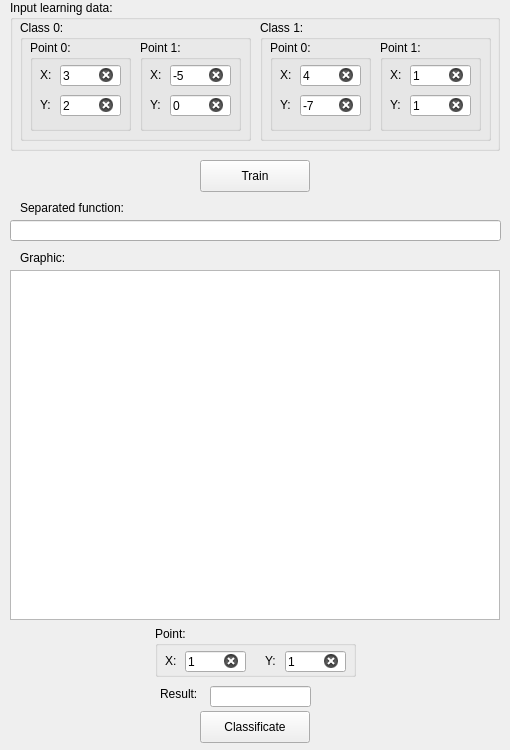
<?xml version="1.0" encoding="UTF-8"?>
<ui version="4.0">
 <class>form_potential</class>
 <widget class="QWidget" name="form_potential">
  <property name="geometry">
   <rect>
    <x>0</x>
    <y>0</y>
    <width>510</width>
    <height>750</height>
   </rect>
  </property>
  <property name="minimumSize">
   <size>
    <width>510</width>
    <height>750</height>
   </size>
  </property>
  <property name="maximumSize">
   <size>
    <width>510</width>
    <height>750</height>
   </size>
  </property>
  <property name="windowTitle">
   <string>Potential method</string>
  </property>
  <property name="inputMethodHints">
   <set>Qt::ImhNone</set>
  </property>
  <widget class="QPushButton" name="pb_train">
   <property name="geometry">
    <rect>
     <x>200</x>
     <y>160</y>
     <width>110</width>
     <height>32</height>
    </rect>
   </property>
   <property name="text">
    <string>Train</string>
   </property>
  </widget>
  <widget class="QGroupBox" name="gb_input_learning_data">
   <property name="geometry">
    <rect>
     <x>10</x>
     <y>0</y>
     <width>490</width>
     <height>151</height>
    </rect>
   </property>
   <property name="title">
    <string>Input learning data:</string>
   </property>
   <widget class="QGroupBox" name="gb_class_0">
    <property name="geometry">
     <rect>
      <x>10</x>
      <y>20</y>
      <width>231</width>
      <height>121</height>
     </rect>
    </property>
    <property name="title">
     <string>Class 0:</string>
    </property>
    <widget class="QGroupBox" name="gb_class_0_point_0">
     <property name="geometry">
      <rect>
       <x>10</x>
       <y>20</y>
       <width>101</width>
       <height>91</height>
      </rect>
     </property>
     <property name="title">
      <string>Point 0:</string>
     </property>
     <widget class="QLineEdit" name="le_class_0_point_0_y">
      <property name="geometry">
       <rect>
        <x>30</x>
        <y>55</y>
        <width>61</width>
        <height>21</height>
       </rect>
      </property>
      <property name="text">
       <string>2</string>
      </property>
      <property name="readOnly">
       <bool>false</bool>
      </property>
      <property name="placeholderText">
       <string>2</string>
      </property>
      <property name="clearButtonEnabled">
       <bool>true</bool>
      </property>
     </widget>
     <widget class="QLineEdit" name="le_class_0_point_0_x">
      <property name="geometry">
       <rect>
        <x>30</x>
        <y>25</y>
        <width>61</width>
        <height>21</height>
       </rect>
      </property>
      <property name="inputMethodHints">
       <set>Qt::ImhNone</set>
      </property>
      <property name="text">
       <string>3</string>
      </property>
      <property name="readOnly">
       <bool>false</bool>
      </property>
      <property name="placeholderText">
       <string>3</string>
      </property>
      <property name="clearButtonEnabled">
       <bool>true</bool>
      </property>
     </widget>
     <widget class="QLabel" name="lb_class_0_point_0_x">
      <property name="geometry">
       <rect>
        <x>10</x>
        <y>27</y>
        <width>16</width>
        <height>16</height>
       </rect>
      </property>
      <property name="text">
       <string>X:</string>
      </property>
     </widget>
     <widget class="QLabel" name="lb_class_0_point_0_y">
      <property name="geometry">
       <rect>
        <x>10</x>
        <y>57</y>
        <width>16</width>
        <height>16</height>
       </rect>
      </property>
      <property name="text">
       <string>Y:</string>
      </property>
     </widget>
    </widget>
    <widget class="QGroupBox" name="gb_class_0_point_1">
     <property name="geometry">
      <rect>
       <x>120</x>
       <y>20</y>
       <width>101</width>
       <height>91</height>
      </rect>
     </property>
     <property name="title">
      <string>Point 1:</string>
     </property>
     <widget class="QLineEdit" name="le_class_0_point_1_y">
      <property name="geometry">
       <rect>
        <x>30</x>
        <y>55</y>
        <width>61</width>
        <height>21</height>
       </rect>
      </property>
      <property name="text">
       <string>0</string>
      </property>
      <property name="readOnly">
       <bool>false</bool>
      </property>
      <property name="placeholderText">
       <string>0</string>
      </property>
      <property name="clearButtonEnabled">
       <bool>true</bool>
      </property>
     </widget>
     <widget class="QLineEdit" name="le_class_0_point_1_x">
      <property name="geometry">
       <rect>
        <x>30</x>
        <y>25</y>
        <width>61</width>
        <height>21</height>
       </rect>
      </property>
      <property name="inputMethodHints">
       <set>Qt::ImhNone</set>
      </property>
      <property name="text">
       <string>-5</string>
      </property>
      <property name="readOnly">
       <bool>false</bool>
      </property>
      <property name="placeholderText">
       <string>-5</string>
      </property>
      <property name="clearButtonEnabled">
       <bool>true</bool>
      </property>
     </widget>
     <widget class="QLabel" name="lb_class_0_point_1_x">
      <property name="geometry">
       <rect>
        <x>10</x>
        <y>27</y>
        <width>16</width>
        <height>16</height>
       </rect>
      </property>
      <property name="text">
       <string>X:</string>
      </property>
     </widget>
     <widget class="QLabel" name="lb_class_0_point_1_y">
      <property name="geometry">
       <rect>
        <x>10</x>
        <y>57</y>
        <width>16</width>
        <height>16</height>
       </rect>
      </property>
      <property name="text">
       <string>Y:</string>
      </property>
     </widget>
    </widget>
   </widget>
   <widget class="QGroupBox" name="gb_class_1">
    <property name="geometry">
     <rect>
      <x>250</x>
      <y>20</y>
      <width>231</width>
      <height>121</height>
     </rect>
    </property>
    <property name="title">
     <string>Class 1:</string>
    </property>
    <widget class="QGroupBox" name="gb_class_1_point_0">
     <property name="geometry">
      <rect>
       <x>10</x>
       <y>20</y>
       <width>101</width>
       <height>91</height>
      </rect>
     </property>
     <property name="title">
      <string>Point 0:</string>
     </property>
     <widget class="QLineEdit" name="le_class_1_point_0_y">
      <property name="geometry">
       <rect>
        <x>30</x>
        <y>55</y>
        <width>61</width>
        <height>21</height>
       </rect>
      </property>
      <property name="text">
       <string>-7</string>
      </property>
      <property name="readOnly">
       <bool>false</bool>
      </property>
      <property name="placeholderText">
       <string>-7</string>
      </property>
      <property name="clearButtonEnabled">
       <bool>true</bool>
      </property>
     </widget>
     <widget class="QLineEdit" name="le_class_1_point_0_x">
      <property name="geometry">
       <rect>
        <x>30</x>
        <y>25</y>
        <width>61</width>
        <height>21</height>
       </rect>
      </property>
      <property name="inputMethodHints">
       <set>Qt::ImhNone</set>
      </property>
      <property name="text">
       <string>4</string>
      </property>
      <property name="readOnly">
       <bool>false</bool>
      </property>
      <property name="placeholderText">
       <string>4</string>
      </property>
      <property name="clearButtonEnabled">
       <bool>true</bool>
      </property>
     </widget>
     <widget class="QLabel" name="lb_class_1_point_0_x">
      <property name="geometry">
       <rect>
        <x>10</x>
        <y>27</y>
        <width>16</width>
        <height>16</height>
       </rect>
      </property>
      <property name="text">
       <string>X:</string>
      </property>
     </widget>
     <widget class="QLabel" name="lb_class_1_point_0_y">
      <property name="geometry">
       <rect>
        <x>10</x>
        <y>57</y>
        <width>16</width>
        <height>16</height>
       </rect>
      </property>
      <property name="text">
       <string>Y:</string>
      </property>
     </widget>
    </widget>
    <widget class="QGroupBox" name="gb_class_1_point_1">
     <property name="geometry">
      <rect>
       <x>120</x>
       <y>20</y>
       <width>101</width>
       <height>91</height>
      </rect>
     </property>
     <property name="title">
      <string>Point 1:</string>
     </property>
     <widget class="QLineEdit" name="le_class_1_point_1_y">
      <property name="geometry">
       <rect>
        <x>30</x>
        <y>55</y>
        <width>61</width>
        <height>21</height>
       </rect>
      </property>
      <property name="text">
       <string>1</string>
      </property>
      <property name="readOnly">
       <bool>false</bool>
      </property>
      <property name="placeholderText">
       <string>1</string>
      </property>
      <property name="clearButtonEnabled">
       <bool>true</bool>
      </property>
     </widget>
     <widget class="QLineEdit" name="le_class_1_point_1_x">
      <property name="geometry">
       <rect>
        <x>30</x>
        <y>25</y>
        <width>61</width>
        <height>21</height>
       </rect>
      </property>
      <property name="inputMethodHints">
       <set>Qt::ImhNone</set>
      </property>
      <property name="text">
       <string>1</string>
      </property>
      <property name="readOnly">
       <bool>false</bool>
      </property>
      <property name="placeholderText">
       <string>1</string>
      </property>
      <property name="clearButtonEnabled">
       <bool>true</bool>
      </property>
     </widget>
     <widget class="QLabel" name="lb_class_1_point_1_x">
      <property name="geometry">
       <rect>
        <x>10</x>
        <y>27</y>
        <width>16</width>
        <height>16</height>
       </rect>
      </property>
      <property name="text">
       <string>X:</string>
      </property>
     </widget>
     <widget class="QLabel" name="lb_class_1_point_1_y">
      <property name="geometry">
       <rect>
        <x>10</x>
        <y>57</y>
        <width>16</width>
        <height>16</height>
       </rect>
      </property>
      <property name="text">
       <string>Y:</string>
      </property>
     </widget>
    </widget>
   </widget>
  </widget>
  <widget class="QLabel" name="lb_graphic">
   <property name="geometry">
    <rect>
     <x>20</x>
     <y>250</y>
     <width>151</width>
     <height>16</height>
    </rect>
   </property>
   <property name="text">
    <string>Graphic:</string>
   </property>
  </widget>
  <widget class="QPushButton" name="pb_classificate">
   <property name="geometry">
    <rect>
     <x>200</x>
     <y>711</y>
     <width>110</width>
     <height>32</height>
    </rect>
   </property>
   <property name="text">
    <string>Classificate</string>
   </property>
  </widget>
  <widget class="QLineEdit" name="le_result">
   <property name="geometry">
    <rect>
     <x>210</x>
     <y>686</y>
     <width>101</width>
     <height>21</height>
    </rect>
   </property>
   <property name="font">
    <font>
     <family>PT Serif</family>
    </font>
   </property>
   <property name="readOnly">
    <bool>true</bool>
   </property>
  </widget>
  <widget class="QLabel" name="lb_result">
   <property name="geometry">
    <rect>
     <x>160</x>
     <y>686</y>
     <width>51</width>
     <height>16</height>
    </rect>
   </property>
   <property name="text">
    <string>Result:</string>
   </property>
  </widget>
  <widget class="QGraphicsView" name="gv_graphic">
   <property name="geometry">
    <rect>
     <x>10</x>
     <y>270</y>
     <width>490</width>
     <height>350</height>
    </rect>
   </property>
  </widget>
  <widget class="QGroupBox" name="gb_point">
   <property name="geometry">
    <rect>
     <x>155</x>
     <y>626</y>
     <width>201</width>
     <height>51</height>
    </rect>
   </property>
   <property name="title">
    <string>Point:</string>
   </property>
   <widget class="QLineEdit" name="le_point_y">
    <property name="geometry">
     <rect>
      <x>130</x>
      <y>25</y>
      <width>61</width>
      <height>21</height>
     </rect>
    </property>
    <property name="text">
     <string>1</string>
    </property>
    <property name="readOnly">
     <bool>false</bool>
    </property>
    <property name="placeholderText">
     <string>1</string>
    </property>
    <property name="clearButtonEnabled">
     <bool>true</bool>
    </property>
   </widget>
   <widget class="QLineEdit" name="le_point_x">
    <property name="geometry">
     <rect>
      <x>30</x>
      <y>25</y>
      <width>61</width>
      <height>21</height>
     </rect>
    </property>
    <property name="inputMethodHints">
     <set>Qt::ImhNone</set>
    </property>
    <property name="text">
     <string>1</string>
    </property>
    <property name="readOnly">
     <bool>false</bool>
    </property>
    <property name="placeholderText">
     <string>1</string>
    </property>
    <property name="clearButtonEnabled">
     <bool>true</bool>
    </property>
   </widget>
   <widget class="QLabel" name="lb_point_x">
    <property name="geometry">
     <rect>
      <x>10</x>
      <y>27</y>
      <width>16</width>
      <height>16</height>
     </rect>
    </property>
    <property name="text">
     <string>X:</string>
    </property>
   </widget>
   <widget class="QLabel" name="lb_point_y">
    <property name="geometry">
     <rect>
      <x>110</x>
      <y>27</y>
      <width>16</width>
      <height>16</height>
     </rect>
    </property>
    <property name="text">
     <string>Y:</string>
    </property>
   </widget>
  </widget>
  <widget class="QLabel" name="lb_separated_function">
   <property name="geometry">
    <rect>
     <x>20</x>
     <y>200</y>
     <width>131</width>
     <height>16</height>
    </rect>
   </property>
   <property name="text">
    <string>Separated function:</string>
   </property>
  </widget>
  <widget class="QLineEdit" name="le_separated_function">
   <property name="geometry">
    <rect>
     <x>10</x>
     <y>220</y>
     <width>491</width>
     <height>21</height>
    </rect>
   </property>
   <property name="font">
    <font>
     <family>PT Serif</family>
    </font>
   </property>
   <property name="readOnly">
    <bool>true</bool>
   </property>
  </widget>
 </widget>
 <resources/>
 <connections/>
</ui>
